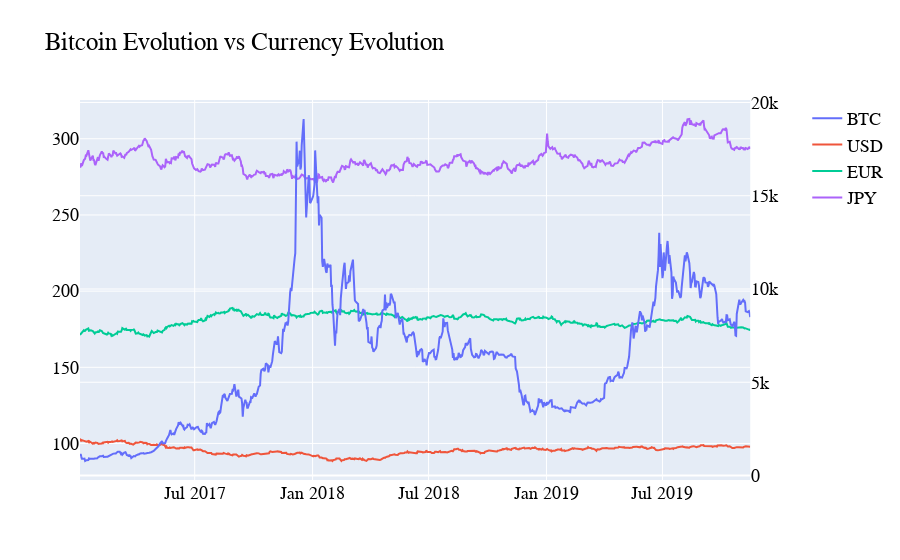

The cell this chart's notebook holds for it:
### Code cell
# creating a plot with a line for each currency. As BTC has values much higher than others, I use a secondary index.
fig = make_subplots(specs=[[{"secondary_y": True}]])

fig.update_layout(title="Bitcoin Evolution vs Currency Evolution",
    font=dict(family="Arial, monospace",size=18, color="#000000"))

fig.add_trace(go.Scatter(x=currencies['Date'], y=currencies['BTC'], name = 'BTC'), secondary_y=True)
fig.add_trace(go.Scatter(x=currencies['Date'], y=currencies['USD'], name = 'USD'))
fig.add_trace(go.Scatter(x=currencies['Date'], y=currencies['EUR'], name = 'EUR'))
fig.add_trace(go.Scatter(x=currencies['Date'], y=currencies['JPY'], name = 'JPY'))

### Figure 1 — Plotly figure (JSON) as saved in the notebook; plotly's stock layout.template omitted (floating-point values rounded to 4 significant figures; data arrays with more than 128 entries replaced by an {"elided": "..."} marker saying what was removed)
{"data": [{"name": "BTC", "type": "scatter", "x": {"elided": "743 str values"}, "xaxis": "x", "y": {"elided": "743 float values"}, "yaxis": "y2"}, {"name": "USD", "type": "scatter", "x": {"elided": "743 str values"}, "y": {"elided": "743 float values"}}, {"name": "EUR", "type": "scatter", "x": {"elided": "743 str values"}, "y": {"elided": "743 float values"}}, {"name": "JPY", "type": "scatter", "x": {"elided": "743 str values"}, "y": {"elided": "743 float values"}}], "layout": {"font": {"color": "#000000", "family": "Arial, monospace", "size": 18}, "title": {"text": "Bitcoin Evolution vs Currency Evolution"}, "xaxis": {"anchor": "y", "domain": [0, 0.94]}, "yaxis": {"anchor": "x", "domain": [0, 1]}, "yaxis2": {"anchor": "x", "overlaying": "y", "side": "right"}}}
